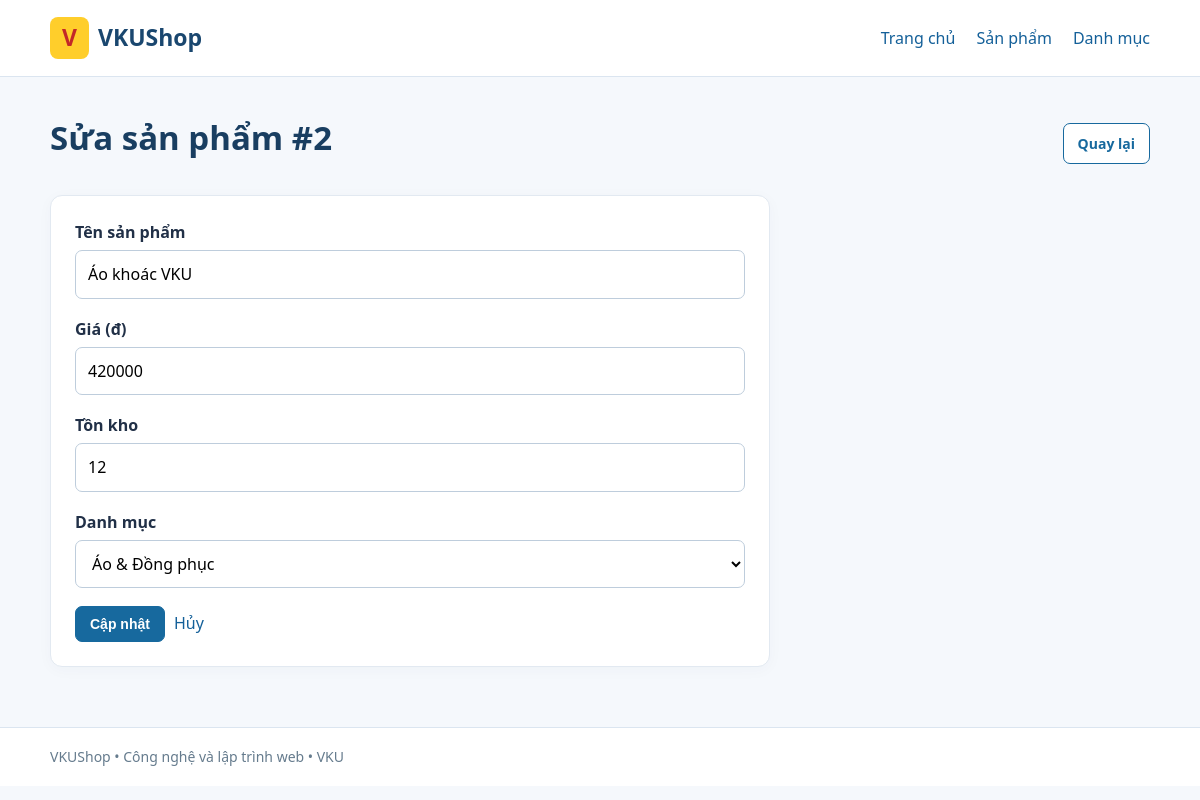
The page /edit-product.php?id=2 on the database its author committed.
### tables this page shows
CREATE TABLE IF NOT EXISTS products (
    id INT UNSIGNED AUTO_INCREMENT PRIMARY KEY,
    category_id INT UNSIGNED NOT NULL,
    name VARCHAR(150) NOT NULL,
    price DECIMAL(12, 0) NOT NULL,
    stock INT UNSIGNED NOT NULL DEFAULT 0,
    CONSTRAINT fk_products_categories
        FOREIGN KEY (category_id) REFERENCES categories(id)
        ON DELETE RESTRICT ON UPDATE RESTRICT
);

CREATE TABLE IF NOT EXISTS categories (
    id INT UNSIGNED AUTO_INCREMENT PRIMARY KEY,
    name VARCHAR(100) NOT NULL,
    slug VARCHAR(120) NOT NULL,
    UNIQUE KEY uq_categories_slug (slug)
);

### src/Controllers/ProductController.php (called while the page is built, shortened)
<?php
final class ProductController
{
    public function edit(): void
    {
        $id = positive_id($_GET['id'] ?? null);
        $product = $this->products->findById($id);
        $categories = $this->categories->options();
        $data = [
            'name' => (string) $product['name'],
            'price' => (string) $product['price'],
            'stock' => (string) $product['stock'],
            'category_id' => (string) $product['category_id'],
        ];
        require __DIR__ . '/../../views/products/edit.php';
    }
}

### public/edit-product.php (called while the page is built, shortened)
<?php
require __DIR__ . '/../includes/bootstrap.php';
$controller = new ProductController(new ProductRepository($pdo), new CategoryRepository($pdo));
$controller->edit();

### includes/functions.php (called while the page is built, shortened)
<?php
function e(mixed $value): string
{
    return htmlspecialchars((string) $value, ENT_QUOTES | ENT_SUBSTITUTE, 'UTF-8');
}
function positive_id(mixed $value): int
{
    $id = filter_var($value, FILTER_VALIDATE_INT, [
        'options' => ['min_range' => 1],
    ]);
    return $id === false || $id === null ? 0 : $id;
}

### src/Repositories/ProductRepository.php (called while the page is built, shortened)
<?php
final class ProductRepository
{
    public function findById(int $id): ?array
    {
        $stmt = $this->pdo->prepare('SELECT * FROM products WHERE id = :id');
        $stmt->execute(['id' => $id]);
        return $stmt->fetch(PDO::FETCH_ASSOC) ?: null;
    }
}

### src/Repositories/CategoryRepository.php (called while the page is built, shortened)
<?php
final class CategoryRepository
{
    public function options(): array
    {
        return $this->pdo->query(
            'SELECT id, name FROM categories ORDER BY name'
        )->fetchAll(PDO::FETCH_ASSOC);
    }
}

### views/products/edit.php (the view, shortened to what this page needs)
<?php
require __DIR__ . '/../../includes/header.php';
?>
<div class="page-head"><h1>Sửa sản phẩm #<?= $id ?></h1><a class="btn btn-outline" href="products.php">Quay lại</a></div>
<section class="card form-card"><form method="post" action="edit-product.php?id=<?= $id ?>">
 <div class="field"><label for="name">Tên sản phẩm</label><input id="name" name="name" value="<?= e($data['name']) ?>" maxlength="150" required><p class="field-error"><?= e($errors['name'] ?? '') ?></p></div>
 <div class="field"><label for="price">Giá (đ)</label><input id="price" name="price" value="<?= e($data['price']) ?>" inputmode="numeric" required><p class="field-error"><?= e($errors['price'] ?? '') ?></p></div>
 <div class="field"><label for="stock">Tồn kho</label><input id="stock" name="stock" value="<?= e($data['stock']) ?>" inputmode="numeric" required><p class="field-error"><?= e($errors['stock'] ?? '') ?></p></div>
 <div class="field"><label for="category_id">Danh mục</label><select id="category_id" name="category_id" required>
 <?php foreach ($categories as $category): ?><option value="<?= (int)$category['id'] ?>" <?= (string)$category['id'] === $data['category_id'] ? 'selected' : '' ?>><?= e($category['name']) ?></option><?php endforeach; ?>
 </select><p class="field-error"><?= e($errors['category_id'] ?? '') ?></p></div>
 <div class="form-actions"><button class="btn" type="submit">Cập nhật</button><a href="products.php">Hủy</a></div>
</form></section>
<?php require __DIR__ . '/../../includes/footer.php'; ?>

### public/assets/css/style.css (style rules this page uses)
* { box-sizing:border-box }
body { margin:0;background:#f5f8fc;color:#213047;font:16px/1.55 system-ui,-apple-system,"Segoe UI",Arial,sans-serif }
a { color:#146099;text-decoration:none }
h1 { font-size:clamp(24px,4vw,33px);margin:0 0 12px;color:#193e61 }
.page-head { display:flex;justify-content:space-between;gap:15px;align-items:center;margin-bottom:20px;flex-wrap:wrap }
.card { background:white;border:1px solid #e2e9f1;border-radius:12px;box-shadow:0 3px 15px #173b5e08;padding:24px }
.btn { display:inline-flex;align-items:center;justify-content:center;gap:5px;padding:9px 14px;border-radius:7px;background:#17699e;color:#fff;font-size:14px;font-weight:600;border:1px solid #17699e;cursor:pointer;text-decoration:none }
.btn-outline { background:#fff;color:#17699e }
.form-card { max-width:720px }
.field { margin-bottom:18px }
.field label { font-weight:600;display:block;margin-bottom:5px }
.field input,.field select { width:100%;border-radius:7px;padding:11px 12px;border:1px solid #becddc;background:white;font:inherit }
.form-actions { display:flex;gap:9px;align-items:center;flex-wrap:wrap }

### rows shown on the page
products: name "Áo khoác VKU", price "420000", stock "12", category_id "Áo & Đồng phục"

### other values the page prints
$id "2"
